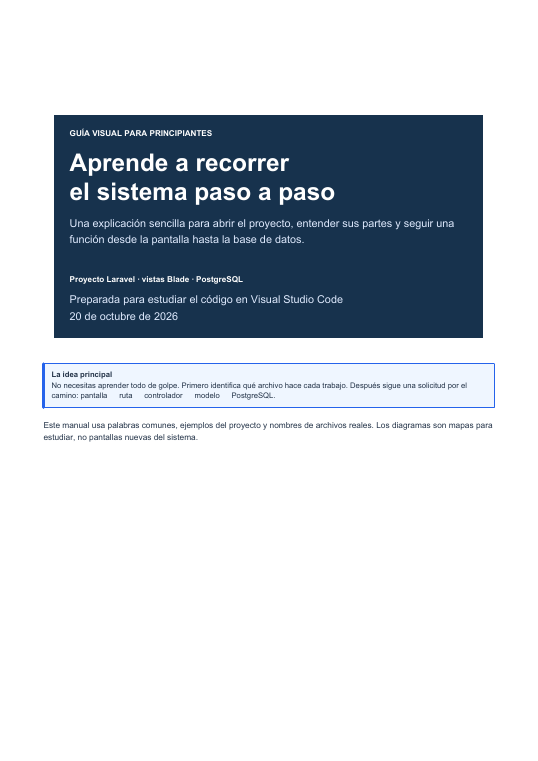
#> input picture tmp/pdfs/guia_preview-01.png, 538 x 761 px; its folder holds only this picture in this run
$ python contact_guia.py
#> lines starting #> are read from the running program, lines starting #| are printed output that depends on the picture
from PIL import Image, ImageDraw
import glob, os, math
files=sorted(glob.glob('tmp/pdfs/guia_preview-*.png'))
thumbs=[]
for f in files:
    im=Image.open(f).convert('RGB')
#> im is the input picture: PIL image 538x761 RGB; mean R, G, B 201.7, 208.2, 215.1
    im.thumbnail((220,310))
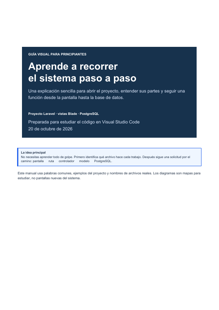
#> im: PIL image 219x310 RGB; mean R, G, B 201.6, 208.1, 215
    tile=Image.new('RGB',(230,332),'#e5e7eb')
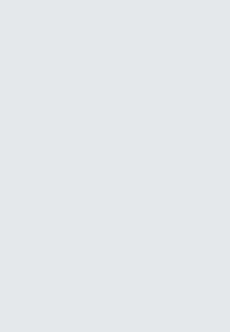
#> tile: PIL image 230x332 RGB; mean R, G, B 229, 231, 235
    tile.paste(im,((230-im.width)//2,4))
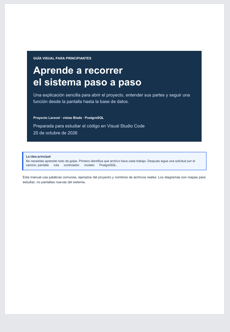
#> tile: PIL image 230x332 RGB; mean R, G, B 204.6, 210.6, 217.2
    ImageDraw.Draw(tile).text((8,315),os.path.basename(f),fill='black')
    thumbs.append(tile)
out=Image.new('RGB',(920,332*math.ceil(len(thumbs)/4)),'white')
#> out: PIL image 920x332 RGB; every value is 255
for i,im in enumerate(thumbs): out.paste(im,((i%4)*230,(i//4)*332))
#> this loop made 1 pass
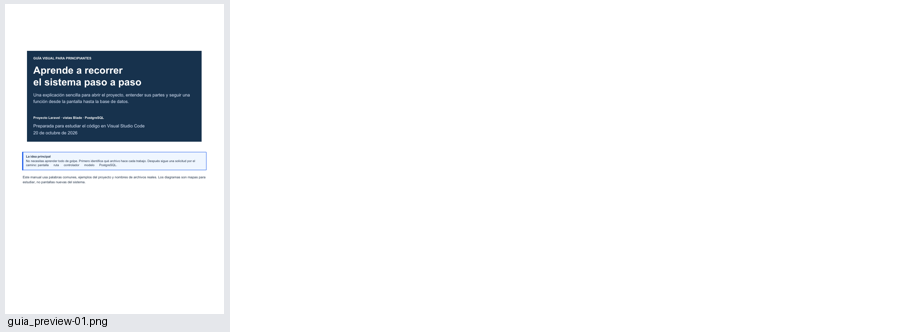
#> out: PIL image 920x332 RGB; mean R, G, B 242.2, 243.7, 245.4
out.save('tmp/pdfs/guia_contact_sheet.png')
print(f'Páginas renderizadas: {len(files)}')

$ run again, on tmp/pdfs/guia_preview-05.png
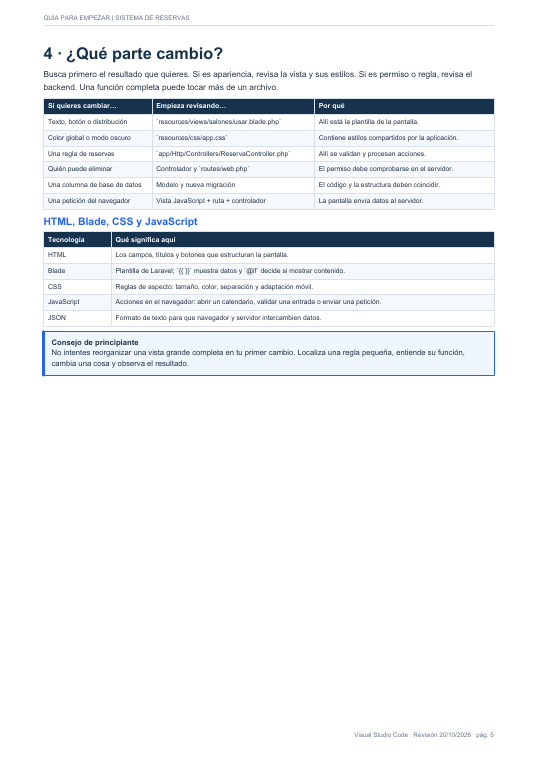
#> input picture tmp/pdfs/guia_preview-05.png, 538 x 761 px
#> im is the input picture: PIL image 538x761 RGB; mean R, G, B 240.7, 242.8, 245.5
#> im: PIL image 219x310 RGB
#> `tile.paste(im,((230-im.width)//2,4))`:
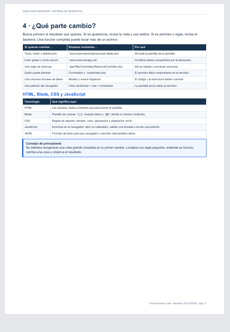
#> tile: PIL image 230x332 RGB; mean R, G, B 239.3, 241.4, 244.2
#> the loop `for i,im in enumerate(thumbs): out.paste(im,((i%4)*230,(i//4)*332))` made 1 pass
#> after the loop `for i,im in enumerate(thumbs): out.paste(im,((i%4)*230,(i//4)*332))`:
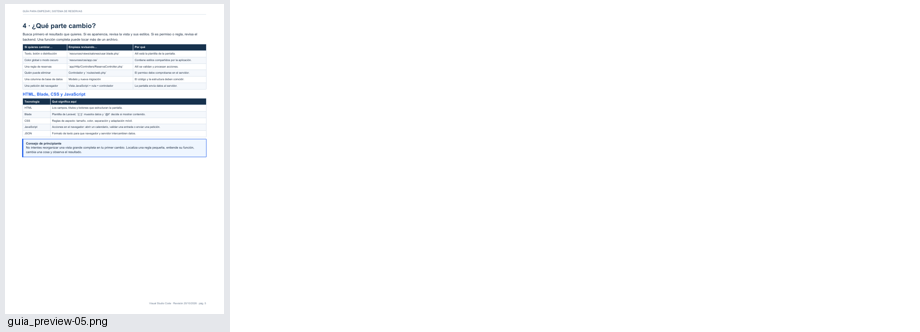
#> out: PIL image 920x332 RGB; mean R, G, B 250.9, 251.4, 252.1

$ run again, on tmp/pdfs/guia_preview-06.png
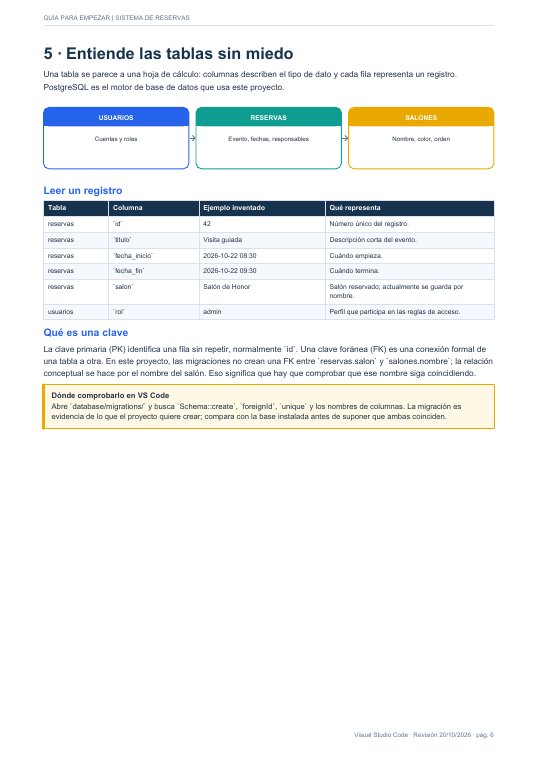
#> input picture tmp/pdfs/guia_preview-06.png, 538 x 761 px
#> im is the input picture: PIL image 538x761 RGB; mean R, G, B 242.5, 244.1, 243.8
#> im: PIL image 219x310 RGB
#> `tile.paste(im,((230-im.width)//2,4))`:
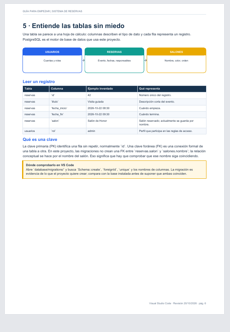
#> tile: PIL image 230x332 RGB; mean R, G, B 240.8, 242.5, 242.7
#> the loop `for i,im in enumerate(thumbs): out.paste(im,((i%4)*230,(i//4)*332))` made 1 pass
#> after the loop `for i,im in enumerate(thumbs): out.paste(im,((i%4)*230,(i//4)*332))`:
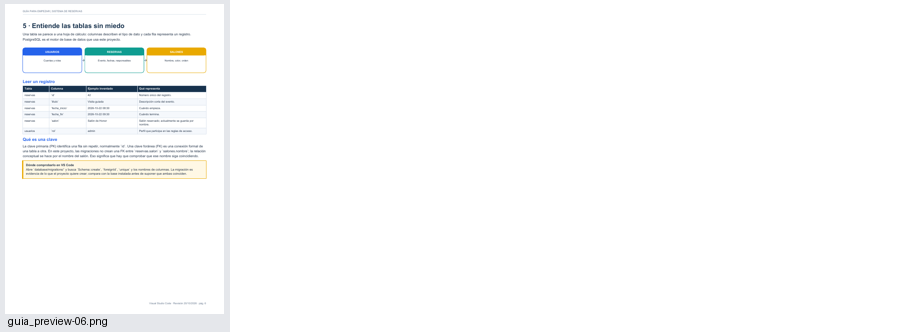
#> out: PIL image 920x332 RGB; mean R, G, B 251.3, 251.7, 251.7

$ run again, on tmp/pdfs/guia_preview-07.png
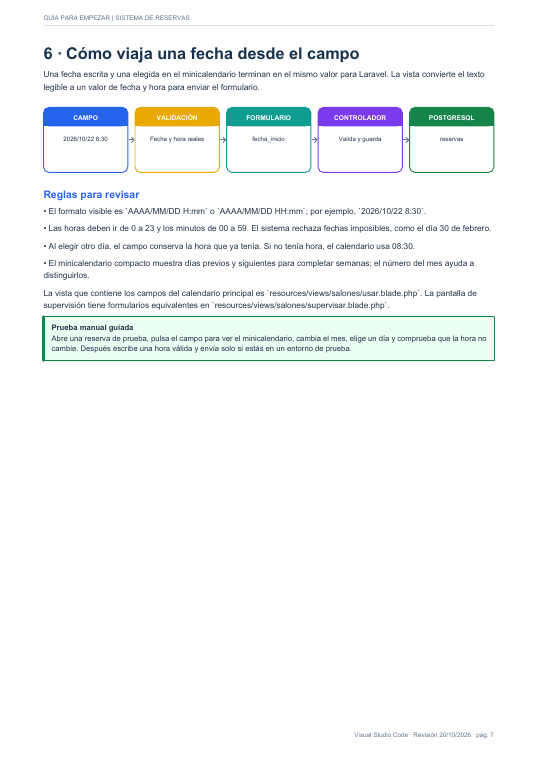
#> input picture tmp/pdfs/guia_preview-07.png, 538 x 761 px
#> im is the input picture: PIL image 538x761 RGB; mean R, G, B 245.3, 247.5, 247.8
#> im: PIL image 219x310 RGB
#> `tile.paste(im,((230-im.width)//2,4))`:
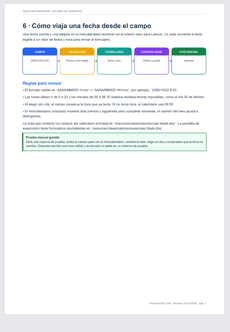
#> tile: PIL image 230x332 RGB; mean R, G, B 243.3, 245.5, 246.3
#> the loop `for i,im in enumerate(thumbs): out.paste(im,((i%4)*230,(i//4)*332))` made 1 pass
#> after the loop `for i,im in enumerate(thumbs): out.paste(im,((i%4)*230,(i//4)*332))`:
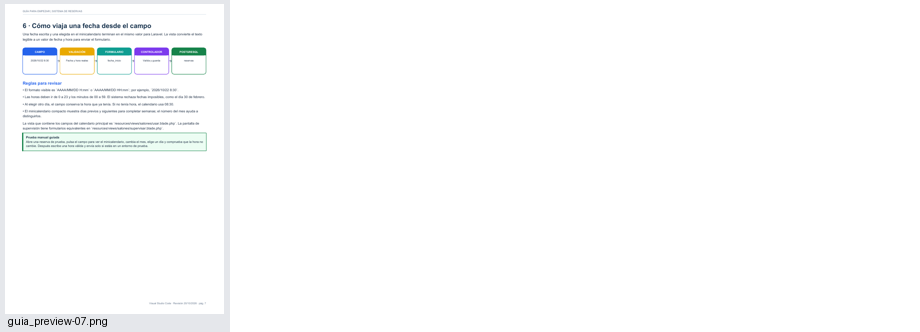
#> out: PIL image 920x332 RGB; mean R, G, B 251.9, 252.5, 252.6

$ run again, on tmp/pdfs/guia_preview-02.png
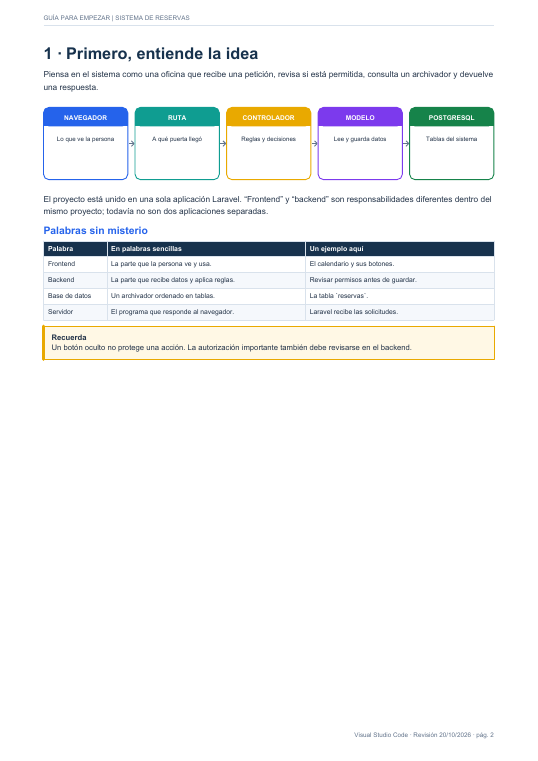
#> input picture tmp/pdfs/guia_preview-02.png, 538 x 761 px
#> im is the input picture: PIL image 538x761 RGB; mean R, G, B 244.2, 245.5, 245.8
#> im: PIL image 219x310 RGB
#> the loop `for i,im in enumerate(thumbs): out.paste(im,((i%4)*230,(i//4)*332))` made 1 pass
#> after the loop `for i,im in enumerate(thumbs): out.paste(im,((i%4)*230,(i//4)*332))`:
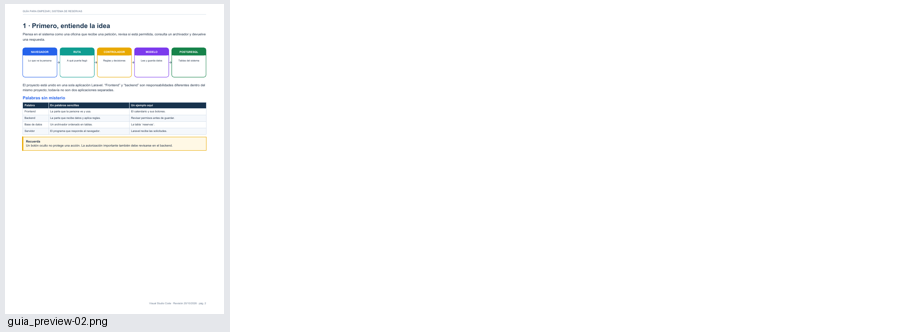
#> out: PIL image 920x332 RGB; mean R, G, B 251.7, 252, 252.2
